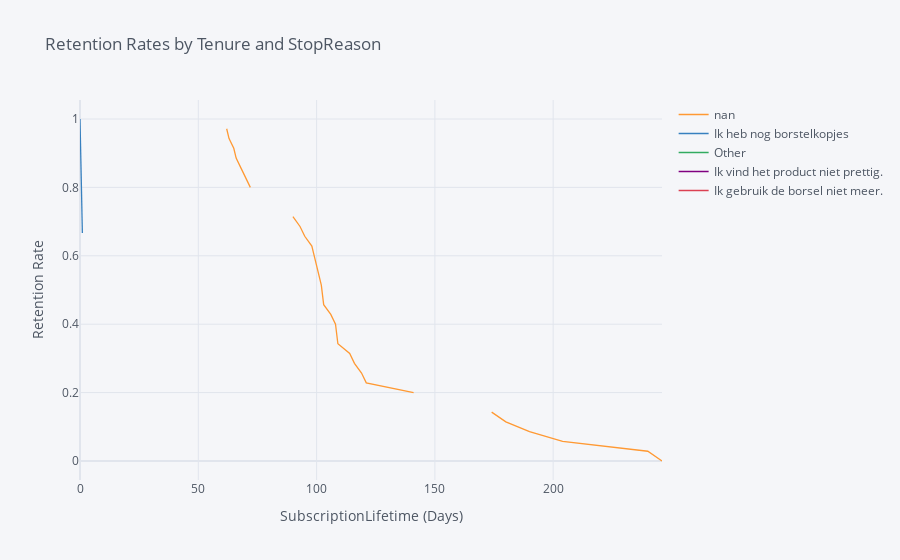

Write notebook code for a chart like this one.
### Code cell
data_survival["StopReason"] = data_survival["StopReason"].astype(str)
active_customers = data_survival[(data_survival["Active"]==1)]
rates = survival(active_customers, 'StopReason', 'SubscriptionLifetime', 'Active')

rates.iplot(kind='line', xTitle='SubscriptionLifetime (Days)', yTitle='Retention Rate',
            title='Retention Rates by Tenure and StopReason')

### Figure 1 — Plotly figure (JSON) as saved in the notebook; plotly's stock layout.template omitted (floating-point values rounded to 4 significant figures)
{"data": [{"line": {"color": "rgba(255, 153, 51, 1.0)", "dash": "solid", "shape": "linear", "width": 1.3}, "mode": "lines", "name": "nan", "text": "", "type": "scatter", "x": [0, 1, 11, 12, 24, 32, 39, 41, 62, 63, 65, 66, 68, 72, 76, 79, 82, 90, 93, 95, 98, 99, 101, 102, 103, 106, 108, 109, 114, 116, 119, 121, 141, 163, 170, 172, 174, 180, 190, 204, 240, 246], "y": [1, "", "", "", "", "", "", "", 0.9714, 0.9429, 0.9143, 0.8857, 0.8571, 0.8, "", 0.7714, "", 0.7143, 0.6857, 0.6571, 0.6286, 0.6, 0.5429, 0.5143, 0.4571, 0.4286, 0.4, 0.3429, 0.3143, 0.2857, 0.2571, 0.2286, 0.2, "", 0.1714, "", 0.1429, 0.1143, 0.08571, 0.05714, 0.02857, 0]}, {"line": {"color": "rgba(55, 128, 191, 1.0)", "dash": "solid", "shape": "linear", "width": 1.3}, "mode": "lines", "name": "Ik heb nog borstelkopjes", "text": "", "type": "scatter", "x": [0, 1, 11, 12, 24, 32, 39, 41, 62, 63, 65, 66, 68, 72, 76, 79, 82, 90, 93, 95, 98, 99, 101, 102, 103, 106, 108, 109, 114, 116, 119, 121, 141, 163, 170, 172, 174, 180, 190, 204, 240, 246], "y": [1, 0.6667, "", 0.5556, "", 0.4444, "", 0.3333, "", "", "", 0.2222, "", "", "", "", 0.1111, "", "", "", "", "", "", "", "", "", "", "", "", "", "", "", "", "", "", 0, "", "", "", "", "", ""]}, {"line": {"color": "rgba(50, 171, 96, 1.0)", "dash": "solid", "shape": "linear", "width": 1.3}, "mode": "lines", "name": "Other", "text": "", "type": "scatter", "x": [0, 1, 11, 12, 24, 32, 39, 41, 62, 63, 65, 66, 68, 72, 76, 79, 82, 90, 93, 95, 98, 99, 101, 102, 103, 106, 108, 109, 114, 116, 119, 121, 141, 163, 170, 172, 174, 180, 190, 204, 240, 246], "y": [1, "", "", 0.5, "", "", "", "", "", "", "", "", "", "", "", "", "", "", "", "", "", "", "", "", "", "", "", "", "", "", "", "", "", 0, "", "", "", "", "", "", "", ""]}, {"line": {"color": "rgba(128, 0, 128, 1.0)", "dash": "solid", "shape": "linear", "width": 1.3}, "mode": "lines", "name": "Ik vind het product niet prettig.", "text": "", "type": "scatter", "x": [0, 1, 11, 12, 24, 32, 39, 41, 62, 63, 65, 66, 68, 72, 76, 79, 82, 90, 93, 95, 98, 99, 101, 102, 103, 106, 108, 109, 114, 116, 119, 121, 141, 163, 170, 172, 174, 180, 190, 204, 240, 246], "y": [1, "", 0.5, "", "", "", 0, "", "", "", "", "", "", "", "", "", "", "", "", "", "", "", "", "", "", "", "", "", "", "", "", "", "", "", "", "", "", "", "", "", "", ""]}, {"line": {"color": "rgba(219, 64, 82, 1.0)", "dash": "solid", "shape": "linear", "width": 1.3}, "mode": "lines", "name": "Ik gebruik de borsel niet meer.", "text": "", "type": "scatter", "x": [0, 1, 11, 12, 24, 32, 39, 41, 62, 63, 65, 66, 68, 72, 76, 79, 82, 90, 93, 95, 98, 99, 101, 102, 103, 106, 108, 109, 114, 116, 119, 121, 141, 163, 170, 172, 174, 180, 190, 204, 240, 246], "y": [1, "", "", "", 0.6667, "", "", "", "", "", "", "", "", "", 0.3333, "", "", "", "", "", "", "", "", "", "", "", "", "", "", "", "", "", "", 0, "", "", "", "", "", "", "", ""]}], "layout": {"legend": {"bgcolor": "#F5F6F9", "font": {"color": "#4D5663"}}, "paper_bgcolor": "#F5F6F9", "plot_bgcolor": "#F5F6F9", "title": {"font": {"color": "#4D5663"}, "text": "Retention Rates by Tenure and StopReason"}, "xaxis": {"gridcolor": "#E1E5ED", "showgrid": true, "tickfont": {"color": "#4D5663"}, "title": {"font": {"color": "#4D5663"}, "text": "SubscriptionLifetime (Days)"}, "zerolinecolor": "#E1E5ED"}, "yaxis": {"gridcolor": "#E1E5ED", "showgrid": true, "tickfont": {"color": "#4D5663"}, "title": {"font": {"color": "#4D5663"}, "text": "Retention Rate"}, "zerolinecolor": "#E1E5ED"}}}
